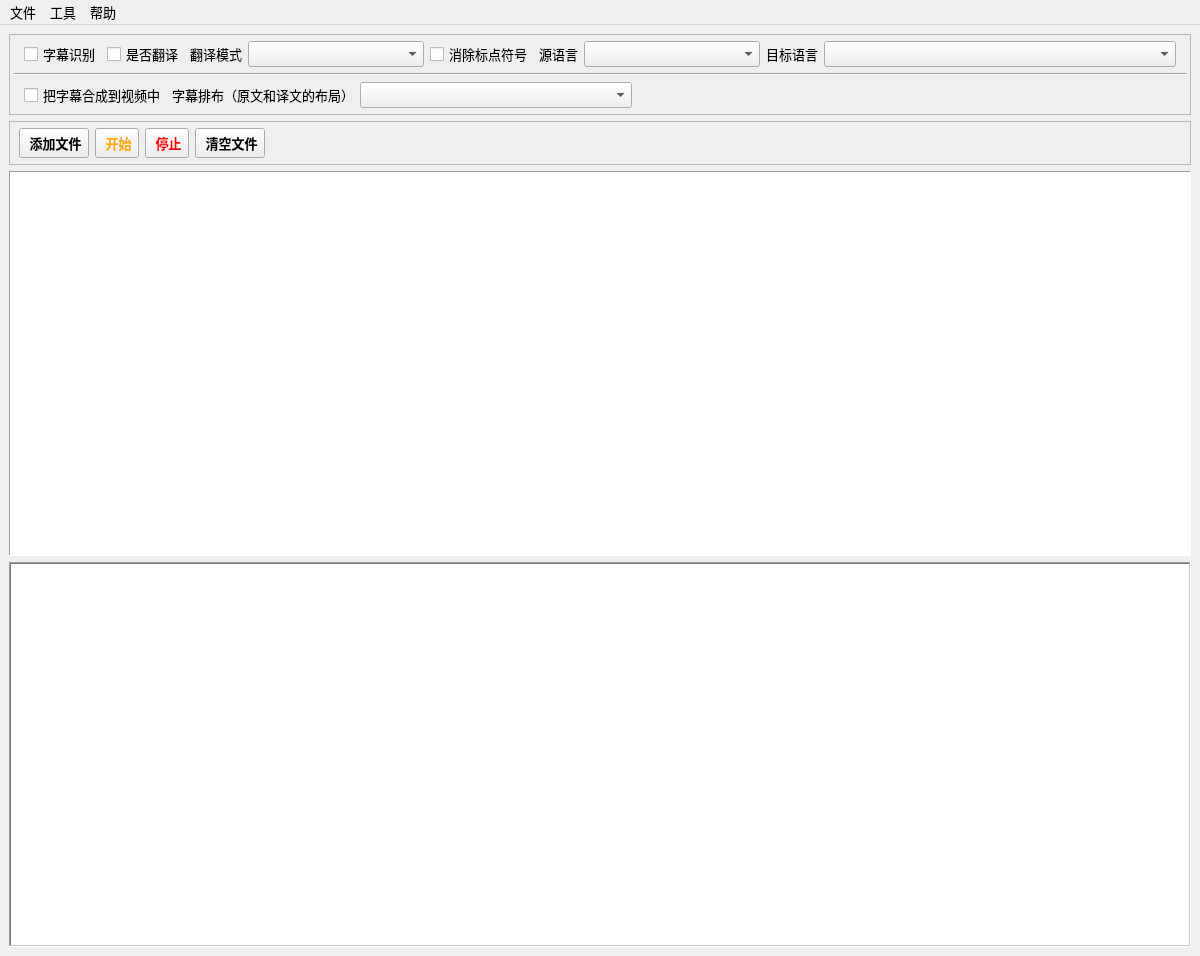
<?xml version="1.0" encoding="UTF-8"?>
<ui version="4.0">
 <class>frmMain</class>
 <widget class="QMainWindow" name="frmMain">
  <property name="geometry">
   <rect>
    <x>0</x>
    <y>0</y>
    <width>1200</width>
    <height>956</height>
   </rect>
  </property>
  <property name="font">
   <font>
    <family>宋体</family>
    <pointsize>10</pointsize>
   </font>
  </property>
  <property name="windowTitle">
   <string>千言字幕助手</string>
  </property>
  <property name="windowIcon">
   <iconset>
    <normaloff>../../resources/images/icons/logo-32.ico</normaloff>../../resources/images/icons/logo-32.ico</iconset>
  </property>
  <widget class="QWidget" name="verticalLayoutWidget">
   <layout class="QVBoxLayout" name="vlytMain" stretch="0,0,0,0">
    <property name="sizeConstraint">
     <enum>QLayout::SetDefaultConstraint</enum>
    </property>
    <item>
     <widget class="QFrame" name="freSetting">
      <property name="frameShape">
       <enum>QFrame::StyledPanel</enum>
      </property>
      <layout class="QVBoxLayout" name="vlytSetting" stretch="0,0,0">
       <property name="spacing">
        <number>2</number>
       </property>
       <property name="leftMargin">
        <number>4</number>
       </property>
       <property name="topMargin">
        <number>2</number>
       </property>
       <property name="rightMargin">
        <number>4</number>
       </property>
       <property name="bottomMargin">
        <number>2</number>
       </property>
       <item>
        <widget class="QFrame" name="freTranslate">
         <property name="frameShape">
          <enum>QFrame::NoFrame</enum>
         </property>
         <layout class="QHBoxLayout" name="hlytTranslate" stretch="0,0,0,1,0,0,1,0,2">
          <property name="leftMargin">
           <number>10</number>
          </property>
          <property name="topMargin">
           <number>4</number>
          </property>
          <property name="rightMargin">
           <number>10</number>
          </property>
          <property name="bottomMargin">
           <number>4</number>
          </property>
          <item>
           <widget class="QCheckBox" name="ckbASR">
            <property name="text">
             <string>字幕识别</string>
            </property>
           </widget>
          </item>
          <item>
           <widget class="QCheckBox" name="ckbTranslate">
            <property name="text">
             <string>是否翻译</string>
            </property>
           </widget>
          </item>
          <item>
           <widget class="QLabel" name="lblTranslateMode">
            <property name="text">
             <string>翻译模式</string>
            </property>
           </widget>
          </item>
          <item>
           <widget class="QComboBox" name="cbbTranslateMode"/>
          </item>
          <item>
           <widget class="QCheckBox" name="ckbClearPunctuation">
            <property name="text">
             <string>消除标点符号</string>
            </property>
           </widget>
          </item>
          <item>
           <widget class="QLabel" name="lblSourceLanguage">
            <property name="text">
             <string>源语言</string>
            </property>
           </widget>
          </item>
          <item>
           <widget class="QComboBox" name="cbbSourceLanguage"/>
          </item>
          <item>
           <widget class="QLabel" name="lblTargetLanguage">
            <property name="text">
             <string>目标语言</string>
            </property>
           </widget>
          </item>
          <item>
           <widget class="QComboBox" name="cbbTargetLanguage"/>
          </item>
         </layout>
        </widget>
       </item>
       <item>
        <widget class="Line" name="line">
         <property name="orientation">
          <enum>Qt::Horizontal</enum>
         </property>
        </widget>
       </item>
       <item>
        <widget class="QFrame" name="freSubtitle">
         <property name="frameShape">
          <enum>QFrame::NoFrame</enum>
         </property>
         <layout class="QHBoxLayout" name="hlytSubtitle" stretch="0,0,1,2">
          <property name="leftMargin">
           <number>10</number>
          </property>
          <property name="topMargin">
           <number>4</number>
          </property>
          <property name="rightMargin">
           <number>10</number>
          </property>
          <property name="bottomMargin">
           <number>4</number>
          </property>
          <item>
           <widget class="QCheckBox" name="ckbEmbedSubtitle">
            <property name="text">
             <string>把字幕合成到视频中</string>
            </property>
           </widget>
          </item>
          <item>
           <widget class="QLabel" name="lblSubtitleLayout">
            <property name="text">
             <string>字幕排布（原文和译文的布局）</string>
            </property>
           </widget>
          </item>
          <item>
           <widget class="QComboBox" name="cbbSubtitleLayout"/>
          </item>
          <item>
           <spacer name="horizontalSpacer">
            <property name="orientation">
             <enum>Qt::Horizontal</enum>
            </property>
            <property name="sizeHint" stdset="0">
             <size>
              <width>40</width>
              <height>20</height>
             </size>
            </property>
           </spacer>
          </item>
         </layout>
        </widget>
       </item>
      </layout>
     </widget>
    </item>
    <item>
     <widget class="QFrame" name="freTools">
      <property name="frameShape">
       <enum>QFrame::StyledPanel</enum>
      </property>
      <property name="midLineWidth">
       <number>1</number>
      </property>
      <layout class="QHBoxLayout" name="hlytTool">
       <property name="sizeConstraint">
        <enum>QLayout::SetDefaultConstraint</enum>
       </property>
       <property name="topMargin">
        <number>6</number>
       </property>
       <property name="bottomMargin">
        <number>6</number>
       </property>
       <item>
        <widget class="QToolButton" name="btnAddFile">
         <property name="sizePolicy">
          <sizepolicy hsizetype="Fixed" vsizetype="Fixed">
           <horstretch>0</horstretch>
           <verstretch>0</verstretch>
          </sizepolicy>
         </property>
         <property name="minimumSize">
          <size>
           <width>0</width>
           <height>30</height>
          </size>
         </property>
         <property name="maximumSize">
          <size>
           <width>16777215</width>
           <height>16777215</height>
          </size>
         </property>
         <property name="sizeIncrement">
          <size>
           <width>0</width>
           <height>0</height>
          </size>
         </property>
         <property name="baseSize">
          <size>
           <width>0</width>
           <height>0</height>
          </size>
         </property>
         <property name="font">
          <font>
           <family>宋体</family>
           <pointsize>10</pointsize>
           <weight>75</weight>
           <bold>true</bold>
          </font>
         </property>
         <property name="toolTipDuration">
          <number>-1</number>
         </property>
         <property name="layoutDirection">
          <enum>Qt::LeftToRight</enum>
         </property>
         <property name="text">
          <string> 添加文件</string>
         </property>
         <property name="icon">
          <iconset>
           <normaloff>../../resources/images/icons/plus.png</normaloff>../../resources/images/icons/plus.png</iconset>
         </property>
         <property name="autoRepeatInterval">
          <number>100</number>
         </property>
         <property name="popupMode">
          <enum>QToolButton::DelayedPopup</enum>
         </property>
         <property name="toolButtonStyle">
          <enum>Qt::ToolButtonTextBesideIcon</enum>
         </property>
         <property name="autoRaise">
          <bool>false</bool>
         </property>
         <property name="arrowType">
          <enum>Qt::NoArrow</enum>
         </property>
        </widget>
       </item>
       <item>
        <widget class="QToolButton" name="btnStart">
         <property name="sizePolicy">
          <sizepolicy hsizetype="Fixed" vsizetype="Fixed">
           <horstretch>0</horstretch>
           <verstretch>0</verstretch>
          </sizepolicy>
         </property>
         <property name="minimumSize">
          <size>
           <width>0</width>
           <height>30</height>
          </size>
         </property>
         <property name="font">
          <font>
           <family>宋体</family>
           <pointsize>10</pointsize>
           <weight>75</weight>
           <bold>true</bold>
          </font>
         </property>
         <property name="toolTipDuration">
          <number>-1</number>
         </property>
         <property name="layoutDirection">
          <enum>Qt::LeftToRight</enum>
         </property>
         <property name="styleSheet">
          <string notr="true">color: rgb(255, 170, 0)</string>
         </property>
         <property name="text">
          <string> 开始</string>
         </property>
         <property name="icon">
          <iconset>
           <normaloff>../../resources/images/icons/启动.png</normaloff>../../resources/images/icons/启动.png</iconset>
         </property>
         <property name="autoRepeatInterval">
          <number>100</number>
         </property>
         <property name="popupMode">
          <enum>QToolButton::DelayedPopup</enum>
         </property>
         <property name="toolButtonStyle">
          <enum>Qt::ToolButtonTextBesideIcon</enum>
         </property>
         <property name="autoRaise">
          <bool>false</bool>
         </property>
         <property name="arrowType">
          <enum>Qt::NoArrow</enum>
         </property>
        </widget>
       </item>
       <item>
        <widget class="QToolButton" name="btnStop">
         <property name="sizePolicy">
          <sizepolicy hsizetype="Fixed" vsizetype="Fixed">
           <horstretch>0</horstretch>
           <verstretch>0</verstretch>
          </sizepolicy>
         </property>
         <property name="minimumSize">
          <size>
           <width>0</width>
           <height>30</height>
          </size>
         </property>
         <property name="font">
          <font>
           <family>宋体</family>
           <pointsize>10</pointsize>
           <weight>75</weight>
           <bold>true</bold>
          </font>
         </property>
         <property name="toolTipDuration">
          <number>-1</number>
         </property>
         <property name="layoutDirection">
          <enum>Qt::LeftToRight</enum>
         </property>
         <property name="styleSheet">
          <string notr="true">color: red</string>
         </property>
         <property name="text">
          <string> 停止</string>
         </property>
         <property name="icon">
          <iconset>
           <normaloff>../../resources/images/icons/暂停.png</normaloff>../../resources/images/icons/暂停.png</iconset>
         </property>
         <property name="autoRepeatInterval">
          <number>100</number>
         </property>
         <property name="popupMode">
          <enum>QToolButton::DelayedPopup</enum>
         </property>
         <property name="toolButtonStyle">
          <enum>Qt::ToolButtonTextBesideIcon</enum>
         </property>
         <property name="autoRaise">
          <bool>false</bool>
         </property>
         <property name="arrowType">
          <enum>Qt::NoArrow</enum>
         </property>
        </widget>
       </item>
       <item>
        <widget class="QToolButton" name="btnClearFile">
         <property name="sizePolicy">
          <sizepolicy hsizetype="Fixed" vsizetype="Fixed">
           <horstretch>0</horstretch>
           <verstretch>0</verstretch>
          </sizepolicy>
         </property>
         <property name="minimumSize">
          <size>
           <width>0</width>
           <height>30</height>
          </size>
         </property>
         <property name="font">
          <font>
           <family>宋体</family>
           <pointsize>10</pointsize>
           <weight>75</weight>
           <bold>true</bold>
          </font>
         </property>
         <property name="toolTipDuration">
          <number>-1</number>
         </property>
         <property name="layoutDirection">
          <enum>Qt::LeftToRight</enum>
         </property>
         <property name="text">
          <string> 清空文件</string>
         </property>
         <property name="icon">
          <iconset>
           <normaloff>../../resources/images/icons/清空.png</normaloff>../../resources/images/icons/清空.png</iconset>
         </property>
         <property name="autoRepeatInterval">
          <number>100</number>
         </property>
         <property name="popupMode">
          <enum>QToolButton::DelayedPopup</enum>
         </property>
         <property name="toolButtonStyle">
          <enum>Qt::ToolButtonTextBesideIcon</enum>
         </property>
         <property name="autoRaise">
          <bool>false</bool>
         </property>
         <property name="arrowType">
          <enum>Qt::NoArrow</enum>
         </property>
        </widget>
       </item>
       <item>
        <layout class="QHBoxLayout" name="horizontalLayout">
         <item>
          <spacer name="horizontalSpacer_2">
           <property name="orientation">
            <enum>Qt::Horizontal</enum>
           </property>
           <property name="sizeHint" stdset="0">
            <size>
             <width>40</width>
             <height>20</height>
            </size>
           </property>
          </spacer>
         </item>
        </layout>
       </item>
      </layout>
     </widget>
    </item>
    <item>
     <widget class="QTableView" name="tbvTask">
      <property name="sizePolicy">
       <sizepolicy hsizetype="Expanding" vsizetype="Expanding">
        <horstretch>0</horstretch>
        <verstretch>0</verstretch>
       </sizepolicy>
      </property>
      <property name="baseSize">
       <size>
        <width>0</width>
        <height>0</height>
       </size>
      </property>
      <property name="styleSheet">
       <string notr="true"/>
      </property>
      <property name="frameShape">
       <enum>QFrame::Panel</enum>
      </property>
     </widget>
    </item>
    <item>
     <widget class="QTextEdit" name="txtLog">
      <property name="autoFillBackground">
       <bool>false</bool>
      </property>
      <property name="styleSheet">
       <string notr="true"/>
      </property>
      <property name="frameShape">
       <enum>QFrame::WinPanel</enum>
      </property>
      <property name="html">
       <string>&lt;!DOCTYPE HTML PUBLIC &quot;-//W3C//DTD HTML 4.0//EN&quot; &quot;http://www.w3.org/TR/REC-html40/strict.dtd&quot;&gt;
&lt;html&gt;&lt;head&gt;&lt;meta name=&quot;qrichtext&quot; content=&quot;1&quot; /&gt;&lt;style type=&quot;text/css&quot;&gt;
p, li { white-space: pre-wrap; }
&lt;/style&gt;&lt;/head&gt;&lt;body style=&quot; font-family:'宋体'; font-size:10pt; font-weight:400; font-style:normal;&quot;&gt;
&lt;p style=&quot;-qt-paragraph-type:empty; margin-top:0px; margin-bottom:0px; margin-left:0px; margin-right:0px; -qt-block-indent:0; text-indent:0px; font-family:'SimSun'; font-size:9pt;&quot;&gt;&lt;br /&gt;&lt;/p&gt;&lt;/body&gt;&lt;/html&gt;</string>
      </property>
     </widget>
    </item>
   </layout>
  </widget>
  <widget class="QMenuBar" name="menubar">
   <property name="geometry">
    <rect>
     <x>0</x>
     <y>0</y>
     <width>1200</width>
     <height>22</height>
    </rect>
   </property>
   <widget class="QMenu" name="menuFile">
    <property name="title">
     <string>文件</string>
    </property>
    <addaction name="actAddFile"/>
    <addaction name="actClearFile"/>
    <addaction name="separator"/>
    <addaction name="actSetting"/>
    <addaction name="separator"/>
    <addaction name="actExit"/>
   </widget>
   <widget class="QMenu" name="menuTool">
    <property name="title">
     <string>工具</string>
    </property>
    <addaction name="actLlmChecker"/>
    <addaction name="actSubtitleEmbed"/>
    <addaction name="actImageEmbed"/>
   </widget>
   <widget class="QMenu" name="menuHelp">
    <property name="title">
     <string>帮助</string>
    </property>
    <addaction name="actGithub"/>
    <addaction name="separator"/>
    <addaction name="actAbout"/>
   </widget>
   <addaction name="menuFile"/>
   <addaction name="menuTool"/>
   <addaction name="menuHelp"/>
  </widget>
  <action name="actGitee">
   <property name="text">
    <string>Gitee仓库</string>
   </property>
  </action>
  <action name="actGithub">
   <property name="text">
    <string>Github仓库</string>
   </property>
  </action>
  <action name="actAbout">
   <property name="text">
    <string>关于...</string>
   </property>
  </action>
  <action name="actLlmChecker">
   <property name="icon">
    <iconset>
     <normaloff>../../resources/images/icons/link.png</normaloff>../../resources/images/icons/link.png</iconset>
   </property>
   <property name="text">
    <string>提示语调整工具...</string>
   </property>
  </action>
  <action name="actAddFile">
   <property name="icon">
    <iconset>
     <normaloff>../../resources/images/icons/plus.png</normaloff>../../resources/images/icons/plus.png</iconset>
   </property>
   <property name="text">
    <string>添加文件...</string>
   </property>
  </action>
  <action name="actClearFile">
   <property name="icon">
    <iconset>
     <normaloff>../../resources/images/icons/清空.png</normaloff>../../resources/images/icons/清空.png</iconset>
   </property>
   <property name="text">
    <string>清空文件</string>
   </property>
  </action>
  <action name="actExit">
   <property name="text">
    <string>退出</string>
   </property>
  </action>
  <action name="actSetting">
   <property name="text">
    <string>配置...</string>
   </property>
  </action>
  <action name="actSubtitleEmbed">
   <property name="text">
    <string>字幕合成工具..</string>
   </property>
  </action>
  <action name="actFeiShu">
   <property name="text">
    <string>飞书下载...</string>
   </property>
  </action>
  <action name="actImageEmbed">
   <property name="text">
    <string>图片嵌入工具</string>
   </property>
  </action>
 </widget>
 <resources/>
 <connections/>
</ui>
